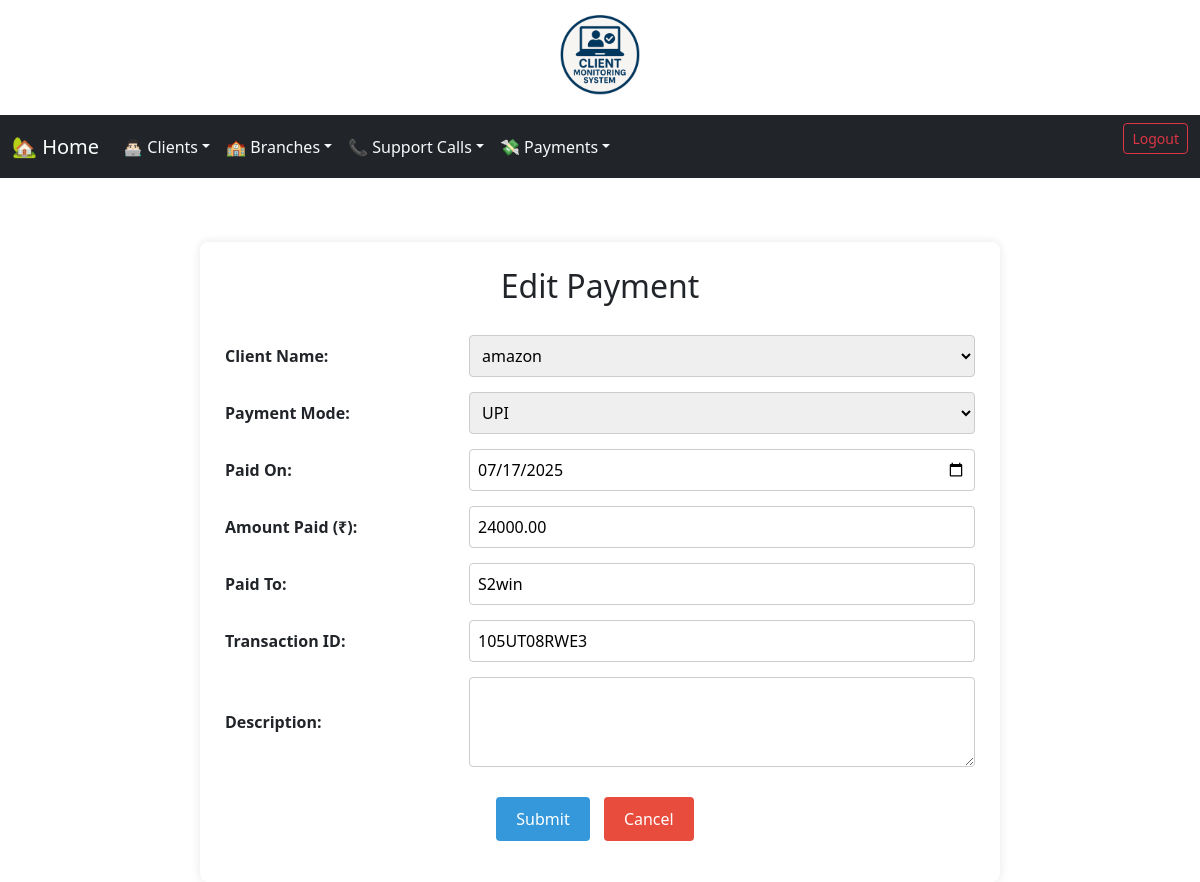
The page /clientapp/edit-payment/9/ (signed in) on the database its author committed.
### clientapp/models.py (models this page shows, shortened)
class AllPayments(models.Model):
    client = models.ForeignKey(Client, on_delete=models.CASCADE)
    payment_mode = models.CharField(max_length=50)
    paid_on = models.DateField()
    paid_amount = models.DecimalField(max_digits=10, decimal_places=2)
    paid_to = models.CharField(max_length=100)
    transaction_id = models.CharField(max_length=100)
    description = models.TextField(blank=True, null=True)

class Client(models.Model):
    client_name = models.CharField(max_length=100)
    contact_name = models.CharField(max_length=100)
    client_code = models.CharField(max_length=50)
    contact_number = models.CharField(max_length=15)
    address = models.TextField()
    url = models.URLField(blank=True)
    additional_link = models.URLField(blank=True, null=True)
    login_id = models.CharField(max_length=100)
    password = models.CharField(max_length=100)
    has_branches = models.BooleanField(default=False)
    strength = models.IntegerField(null=True, blank=True)
    payment_type = models.CharField(max_length=50)
    unit_amount = models.DecimalField(max_digits=10, decimal_places=2)
    description = models.TextField(blank=True)

### clientapp/decorators.py (the view)
        def wrapper(request, *args, **kwargs):
            if request.session.get('role') in allowed_roles:
                return view_func(request, *args, **kwargs)
            return HttpResponse(" Access Denied")

### clientapp/views.py (called while the page is built, shortened)
@role_required(['superadmin','admin'])
def edit_payment(request, pid):
    payment = get_object_or_404(AllPayments, id=pid)
    clients = Client.objects.all()
    return render(request, 'addpayment.html', {
        'payment': payment,
        'clients': clients,
        'edit_mode': True
    })

### clientapp/templates/addpayment.html (shortened to what this page needs)
{% extends "home.html" %}
{% block content %}
  <div class="form-container">
    <form action="" method="post">
  <h2>{% if edit_mode %}Edit Payment{% else %}Add Payment{% endif %}</h2>
  <div class="form-row">
    <label for="client">Client Name:</label>
    <select id="client" name="client" required>
      {% for client in clients %}
        <option value="{{ client.id }}" {% if edit_mode and client.id == payment.client.id %}selected{% endif %}>{{ client.client_name }}</option>
      {% endfor %}
    </select>
  </div>
  <div class="form-row">
    <label for="payment_mode">Payment Mode:</label>
    <select id="payment_mode" name="payment_mode" required>
      <option value="UPI" {% if edit_mode and payment.payment_mode == "UPI" %}selected{% endif %}>UPI</option>
    </select>
  </div>
  <div class="form-row">
    <label for="paid_on">Paid On:</label>
    <input type="date" id="paid_on" name="paid_on" required value="{% if edit_mode %}{{ payment.paid_on|date:'Y-m-d' }}{% endif %}">
  </div>
  <div class="form-row">
    <label for="amount">Amount Paid (₹):</label>
    <input type="number" id="amount" name="amount" min="0" step="0.01" required value="{% if edit_mode %}{{ payment.paid_amount }}{% endif %}">
  </div>
  <div class="form-row">
    <label for="paid_to">Paid To:</label>
    <input type="text" id="paid_to" name="paid_to" required value="{% if edit_mode %}{{ payment.paid_to }}{% endif %}">
  </div>
  <div class="form-row">
    <label for="transaction_id">Transaction ID:</label>
    <input type="text" id="transaction_id" name="transaction_id" required value="{% if edit_mode %}{{ payment.transaction_id }}{% endif %}">
  </div>
  <div class="form-row">
    <label for="description">Description:</label>
    <textarea id="description" name="description" rows="3">{% if edit_mode %}{{ payment.description }}{% endif %}</textarea>
  </div>
  <div class="form-buttons">
    <button type="submit" class="submit-btn">Submit</button>
    <button type="button" class="cancel-btn" onclick='document.location.href="/clientapp/allpayments"'>Cancel</button>
  </div>
</form>
  </div>
{% endblock %}

### clientapp/templates/addpayment.html (style rules this page uses)
.form-container { background-color: #fff; padding: 25px; border-radius: 8px; max-width: 800px; margin: auto; box-shadow: 0 0 10px rgba(0,0,0,0.1); }
h2 { text-align: center; margin-bottom: 30px; }
.form-row { display: flex; align-items: center; margin-bottom: 15px; }
.form-row label { flex: 1; font-weight: bold; }
.form-row input, .form-row select, .form-row textarea { flex: 2; padding: 8px; border: 1px solid #ccc; border-radius: 4px; }
.form-buttons { margin-top: 30px; text-align: center; }
.form-buttons button { padding: 10px 20px; border: none; margin-right: 10px; border-radius: 4px; cursor: pointer; }
.submit-btn { background-color: #3498db; color: white; }
.cancel-btn { background-color: #e74c3c; color: white; }
textarea { resize: vertical; }

### rows shown on the page
AllPayments: client "amazon", payment_mode "UPI", paid_on "07/17/2025", amount "24000.00", paid_to "S2win", transaction_id "105UT08RWE3"
